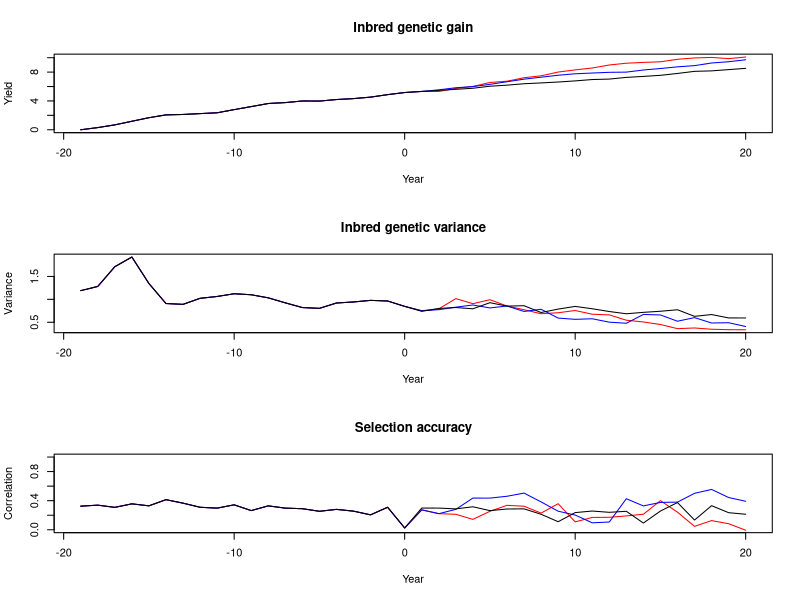

Source code (R):
require(readr)

#Read in results
df.pheno <- read_csv("Results_LinePheno.csv")
df.GS    <- read_csv("Results_LineGS.csv")
df.GSTP  <- read_csv("Results_LineGSTP.csv")

#Plot results
png('SimResults_all.png', height = 600, width = 300)
par(mfrow=c(3,1))

#-- Genetic Gain
plot(-19:20,rowMeans(matrix(df.GSTP$meanG,ncol = max(df.pheno$rep))),type="l",
     main="Inbred genetic gain",xlab="Year",ylab="Yield",col="red")
lines(-19:20,rowMeans(matrix(df.GS$meanG,ncol = max(df.GS$rep))),col="blue")
lines(-19:20,rowMeans(matrix(df.pheno$meanG,ncol = max(df.GS$rep))))

#-- Genetic Variance
plot(-19:20,rowMeans(matrix(df.GSTP$varG,ncol = max(df.pheno$rep))),type="l",
     main="Inbred genetic variance",xlab="Year",ylab="Variance",col="red")
lines(-19:20,rowMeans(matrix(df.GS$varG,ncol = max(df.GS$rep))),col="blue")
lines(-19:20,rowMeans(matrix(df.pheno$varG,ncol = max(df.GS$rep))))

#-- Selection accuracy
plot(-19:20,rowMeans(matrix(df.GSTP$acc_sel,ncol = max(df.pheno$rep))),type="l",
     main="Selection accuracy",xlab="Year",ylab="Correlation",col="red",ylim = c(0,1))
lines(-19:20,rowMeans(matrix(df.GS$acc_sel,ncol = max(df.GS$rep))),col="blue")
lines(-19:20,rowMeans(matrix(df.pheno$acc_sel,ncol = max(df.GS$rep))))

dev.off()